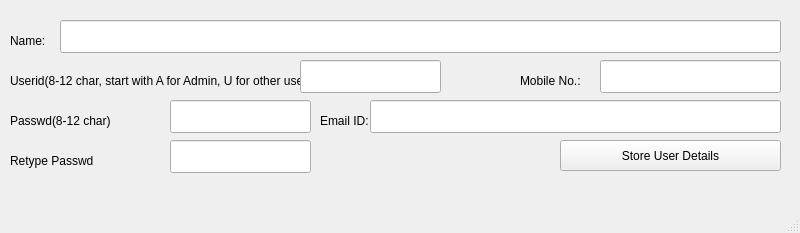
<?xml version="1.0" encoding="UTF-8"?>
<ui version="4.0">
 <class>MainWindow</class>
 <widget class="QMainWindow" name="MainWindow">
  <property name="geometry">
   <rect>
    <x>0</x>
    <y>0</y>
    <width>800</width>
    <height>233</height>
   </rect>
  </property>
  <property name="windowTitle">
   <string>Registration Form</string>
  </property>
  <widget class="QWidget" name="centralwidget">
   <widget class="QLineEdit" name="lineEdit_4">
    <property name="geometry">
     <rect>
      <x>60</x>
      <y>20</y>
      <width>721</width>
      <height>33</height>
     </rect>
    </property>
   </widget>
   <widget class="QLineEdit" name="lineEdit_5">
    <property name="geometry">
     <rect>
      <x>170</x>
      <y>100</y>
      <width>141</width>
      <height>33</height>
     </rect>
    </property>
    <property name="inputMethodHints">
     <set>Qt::ImhHiddenText|Qt::ImhNoAutoUppercase|Qt::ImhNoPredictiveText|Qt::ImhSensitiveData</set>
    </property>
    <property name="echoMode">
     <enum>QLineEdit::Password</enum>
    </property>
   </widget>
   <widget class="QLineEdit" name="lineEdit_6">
    <property name="geometry">
     <rect>
      <x>170</x>
      <y>140</y>
      <width>141</width>
      <height>33</height>
     </rect>
    </property>
    <property name="echoMode">
     <enum>QLineEdit::Password</enum>
    </property>
   </widget>
   <widget class="QLabel" name="label_4">
    <property name="geometry">
     <rect>
      <x>10</x>
      <y>30</y>
      <width>121</width>
      <height>21</height>
     </rect>
    </property>
    <property name="text">
     <string>Name:</string>
    </property>
   </widget>
   <widget class="QLabel" name="label_5">
    <property name="geometry">
     <rect>
      <x>10</x>
      <y>150</y>
      <width>101</width>
      <height>21</height>
     </rect>
    </property>
    <property name="text">
     <string>Retype Passwd</string>
    </property>
   </widget>
   <widget class="QLabel" name="label_6">
    <property name="geometry">
     <rect>
      <x>10</x>
      <y>110</y>
      <width>131</width>
      <height>21</height>
     </rect>
    </property>
    <property name="text">
     <string>Passwd(8-12 char)</string>
    </property>
   </widget>
   <widget class="QLabel" name="label_7">
    <property name="geometry">
     <rect>
      <x>10</x>
      <y>70</y>
      <width>291</width>
      <height>21</height>
     </rect>
    </property>
    <property name="text">
     <string>Userid(8-12 char, start with A for Admin, U for other users:</string>
    </property>
   </widget>
   <widget class="QLineEdit" name="lineEdit_7">
    <property name="geometry">
     <rect>
      <x>300</x>
      <y>60</y>
      <width>141</width>
      <height>33</height>
     </rect>
    </property>
    <property name="inputMethodHints">
     <set>Qt::ImhNone</set>
    </property>
    <property name="echoMode">
     <enum>QLineEdit::Normal</enum>
    </property>
   </widget>
   <widget class="QLabel" name="label_8">
    <property name="geometry">
     <rect>
      <x>520</x>
      <y>70</y>
      <width>71</width>
      <height>21</height>
     </rect>
    </property>
    <property name="text">
     <string>Mobile No.:</string>
    </property>
   </widget>
   <widget class="QLineEdit" name="lineEdit_8">
    <property name="geometry">
     <rect>
      <x>600</x>
      <y>60</y>
      <width>181</width>
      <height>33</height>
     </rect>
    </property>
    <property name="inputMethodHints">
     <set>Qt::ImhNone</set>
    </property>
    <property name="echoMode">
     <enum>QLineEdit::Normal</enum>
    </property>
   </widget>
   <widget class="QLabel" name="label_9">
    <property name="geometry">
     <rect>
      <x>320</x>
      <y>110</y>
      <width>51</width>
      <height>21</height>
     </rect>
    </property>
    <property name="text">
     <string>Email ID:</string>
    </property>
   </widget>
   <widget class="QLineEdit" name="lineEdit_9">
    <property name="geometry">
     <rect>
      <x>370</x>
      <y>100</y>
      <width>411</width>
      <height>33</height>
     </rect>
    </property>
    <property name="inputMethodHints">
     <set>Qt::ImhNone</set>
    </property>
    <property name="echoMode">
     <enum>QLineEdit::Normal</enum>
    </property>
   </widget>
   <widget class="QPushButton" name="pushButton_2">
    <property name="geometry">
     <rect>
      <x>560</x>
      <y>140</y>
      <width>221</width>
      <height>31</height>
     </rect>
    </property>
    <property name="text">
     <string>Store User Details</string>
    </property>
   </widget>
  </widget>
  <widget class="QStatusBar" name="statusbar"/>
 </widget>
 <resources/>
 <connections/>
</ui>
